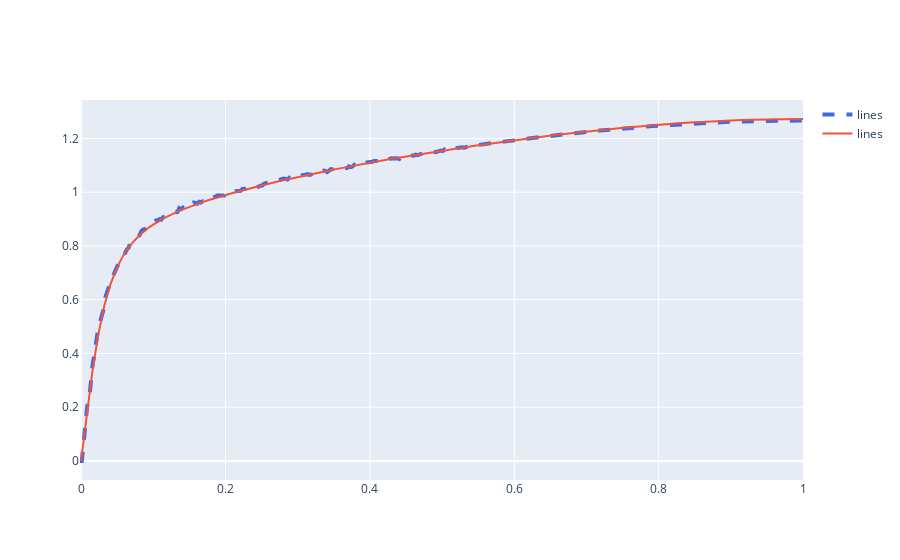

Here is the notebook cell this chart was saved with:
### Code cell
import plotly as py
import plotly.graph_objs as go 
import ipywidgets as wingets
from scipy import special

#plt.plot(df.OneMin_rPlus,df.UzPlus, color ='black', linewidth=2, markersize=12)
#plt.plot(df_avg.dist_norm,z_velocity_smoothed,'--',color ='black', linewidth=3, markersize=12)


py.offline.init_notebook_mode(connected=True)
x= df_avg.dist_norm
z=df_avg.z_velocity

#y= df_avg.dist_norm # z = r*cos(t)
fig = go.Figure()
fig.add_trace(go.Scatter(x=x, y=z, name='lines', line = dict(color='royalblue', width=4, dash='dash')))
fig.add_trace(go.Scatter(x=df.OneMin_rPlus, y=df.UzPlus,mode='lines', name='lines'))
fig.show()

### Figure 1 — Plotly figure (JSON) as saved in the notebook; plotly's stock layout.template omitted (floating-point values rounded to 4 significant figures; data arrays with more than 128 entries replaced by an {"elided": "..."} marker saying what was removed)
{"data": [{"line": {"color": "royalblue", "dash": "dash", "width": 4}, "name": "lines", "type": "scatter", "x": {"elided": "346 float values"}, "y": {"elided": "346 float values"}}, {"mode": "lines", "name": "lines", "type": "scatter", "x": {"elided": "318 float values"}, "y": {"elided": "318 float values"}}], "layout": {}}
